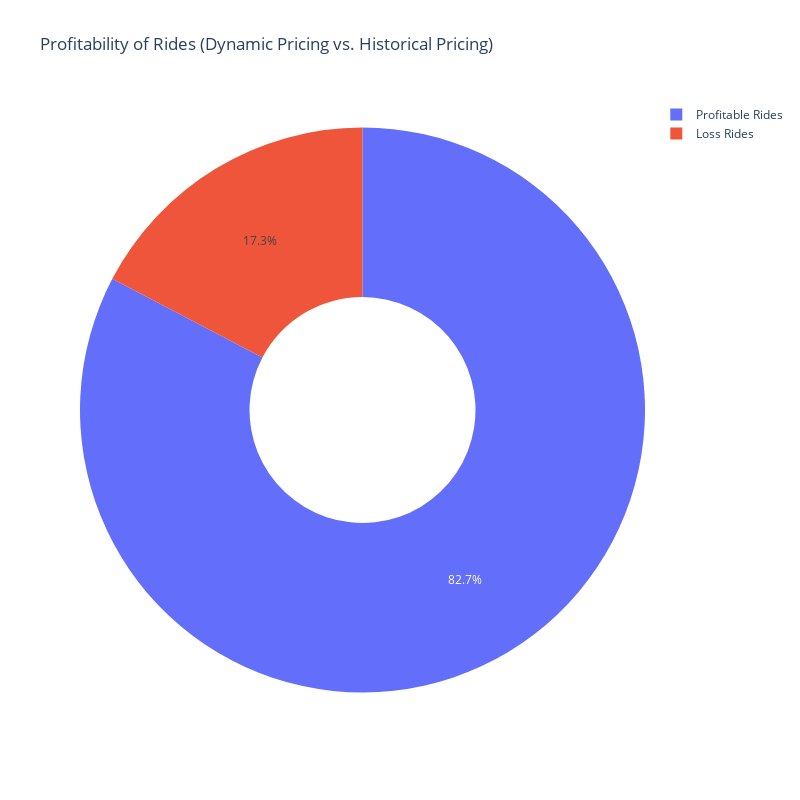

Write notebook code for a chart like this one.
### Markdown cell above
Now let’s calculate the profit percentage we got after implementing this dynamic pricing strategy:

### Code cell
# Calculate the profit percentage for each ride
data['profit_percentage'] = ((data['adjusted_ride_cost'] - data['Historical_Cost_of_Ride']) / data['Historical_Cost_of_Ride']) * 100
# Identify profitable rides where profit percentage is positive
profitable_rides = data[data['profit_percentage'] > 0]

# Identify loss rides where profit percentage is negative
loss_rides = data[data['profit_percentage'] < 0]


import plotly.graph_objects as go

# Calculate the count of profitable and loss rides
profitable_count = len(profitable_rides)
loss_count = len(loss_rides)

# Create a donut chart to show the distribution of profitable and loss rides
labels = ['Profitable Rides', 'Loss Rides']
values = [profitable_count, loss_count]

fig = go.Figure(data=[go.Pie(labels=labels, values=values, hole=0.4)])
fig.update_layout(title='Profitability of Rides (Dynamic Pricing vs. Historical Pricing)', height=800, width=800)
fig.show()

### Figure 1 — Plotly figure (JSON) as saved in the notebook; plotly's stock layout.template omitted (floating-point values rounded to 4 significant figures)
{"data": [{"hole": 0.4, "labels": ["Profitable Rides", "Loss Rides"], "type": "pie", "values": [826, 173]}], "layout": {"height": 800, "title": {"text": "Profitability of Rides (Dynamic Pricing vs. Historical Pricing)"}, "width": 800}}
